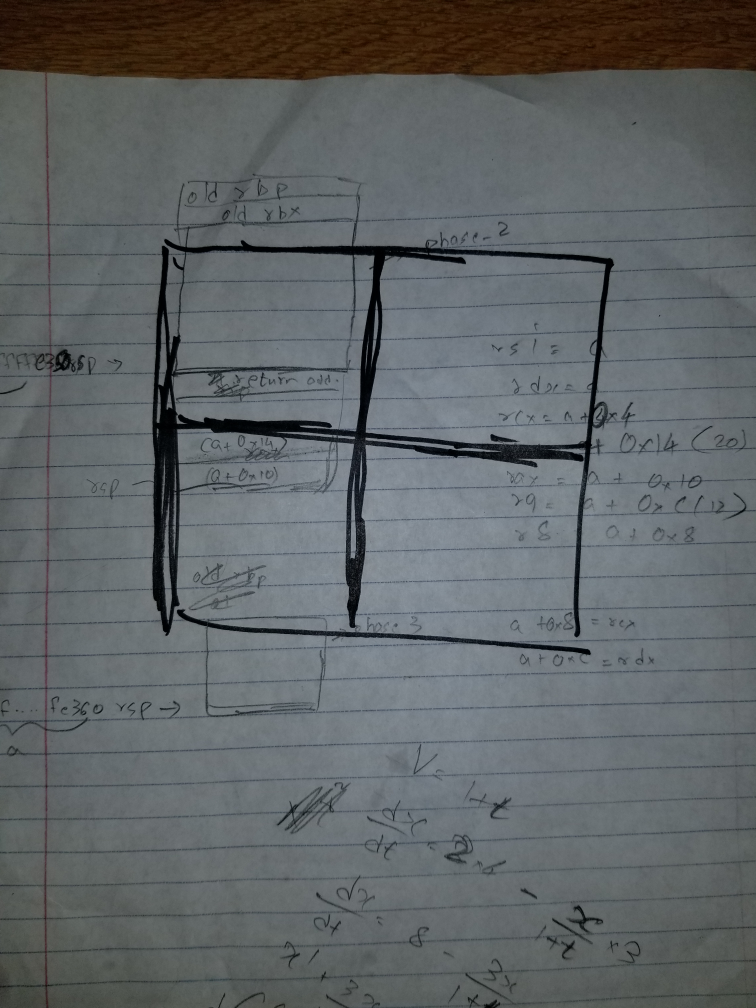
#> input picture 20180504_215002.jpg, 3024 x 4032 px, given as the content of the folder 20180504_215002.jpg, which was not available (shown at 1/4 size)
$ python preprocess.py 20180504_215002.jpg out.png
#> lines starting #> are read from the running program, lines starting #| are printed output that depends on the picture; after the words box and inside, x2 and y2 are one past the last pixel; in counts of white or black regions, pixels touching at a corner belong together; pictures that were not available may be replaced by others from this repository, and a replacement may not be noted
import sys
import cv2
import numpy as np
import os

def format_path(path):
    if(path[-1:] == '/'):
        path = path[:-1]
    return path

def preprocess(path, path_to_save, thresh_amt):
#> called with path = '20180504_215002.jpg', path_to_save = 'out.png', thresh_amt = 50
    path = format_path(path)
    path_to_save = format_path(path_to_save)
    pic_names = os.listdir(path)
    pics = ['{}/{}'.format(path,pic_name) for pic_name in pic_names]
    for pic,pic_name in zip(pics,pic_names):
        img = cv2.imread(pic, 0)
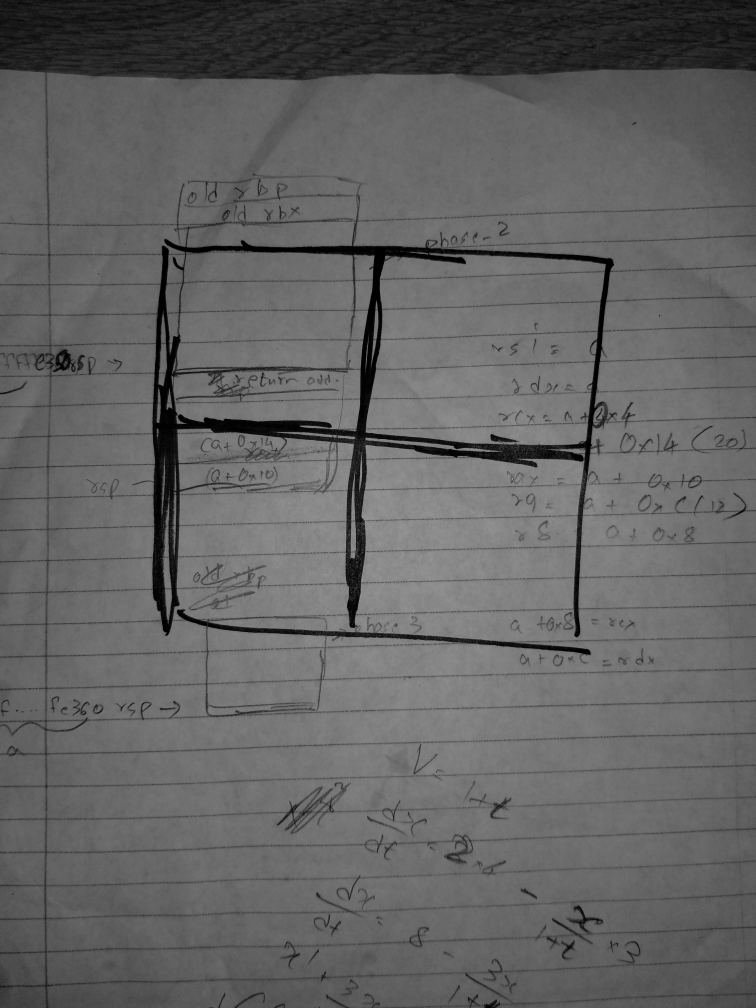
#> img: shape (4032, 3024) (shown at 1/4 size); min 0, max 197, mean 99
        ret, threshed = cv2.threshold(img,thresh_amt,255,cv2.THRESH_BINARY)
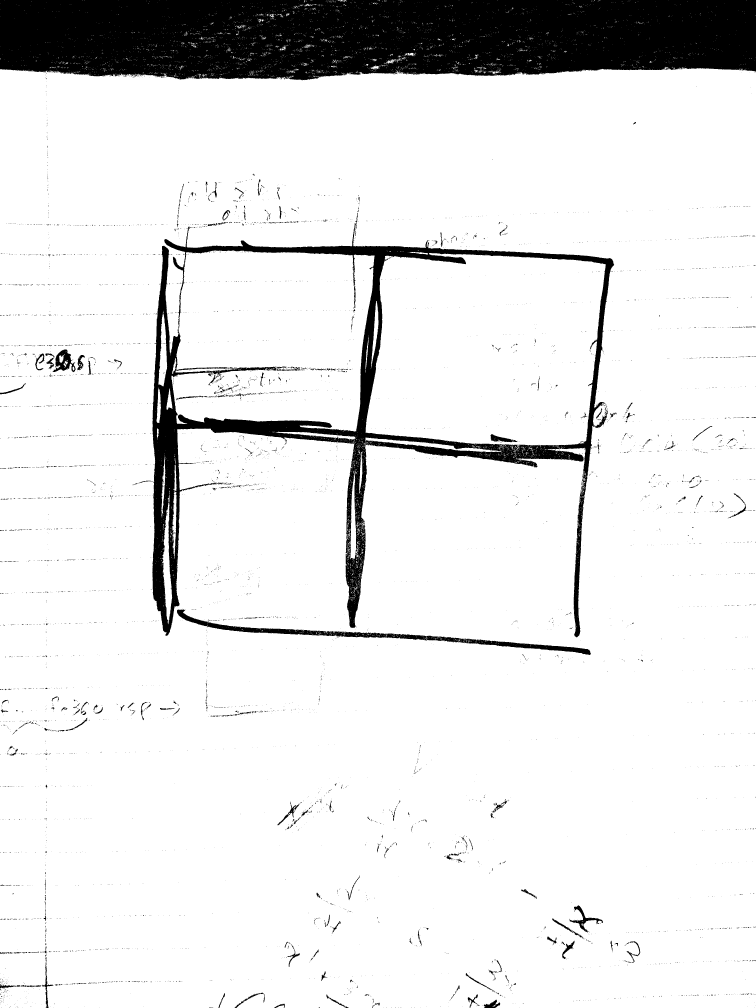
#> threshed: shape (4032, 3024) (shown at 1/4 size); 89.4% white; 6095 black regions (5671 under 20 px), largest, box (x1, y1, x2, y2) and area: (0, 0, 3024, 321) 876621, (608, 881, 2457, 2549) 322467, (708, 2437, 2363, 2620) 28443
#> ret = 50
        ind = pic_name.index('.')
        resized = cv2.resize(threshed, (720,720))
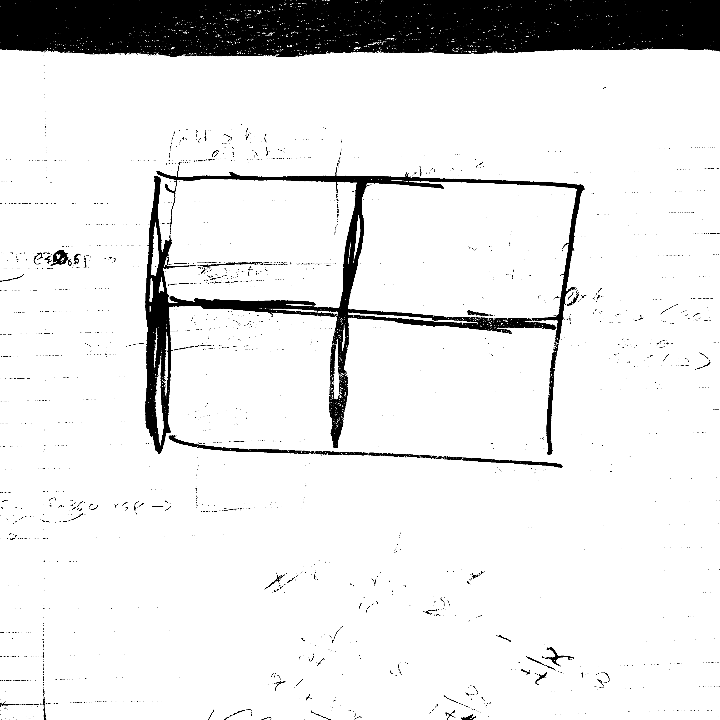
#> resized: shape (720, 720); min 0, max 255, mean 228
        cv2.imwrite('{}/{}.png'.format(path_to_save,pic_name[:ind]), resized)

if(__name__ == '__main__'):
    path = sys.argv[1]
    path_to_save = sys.argv[2]
    thresh_amt = 50
    preprocess(path, path_to_save, thresh_amt)

$ run again, on test_pic1.jpg
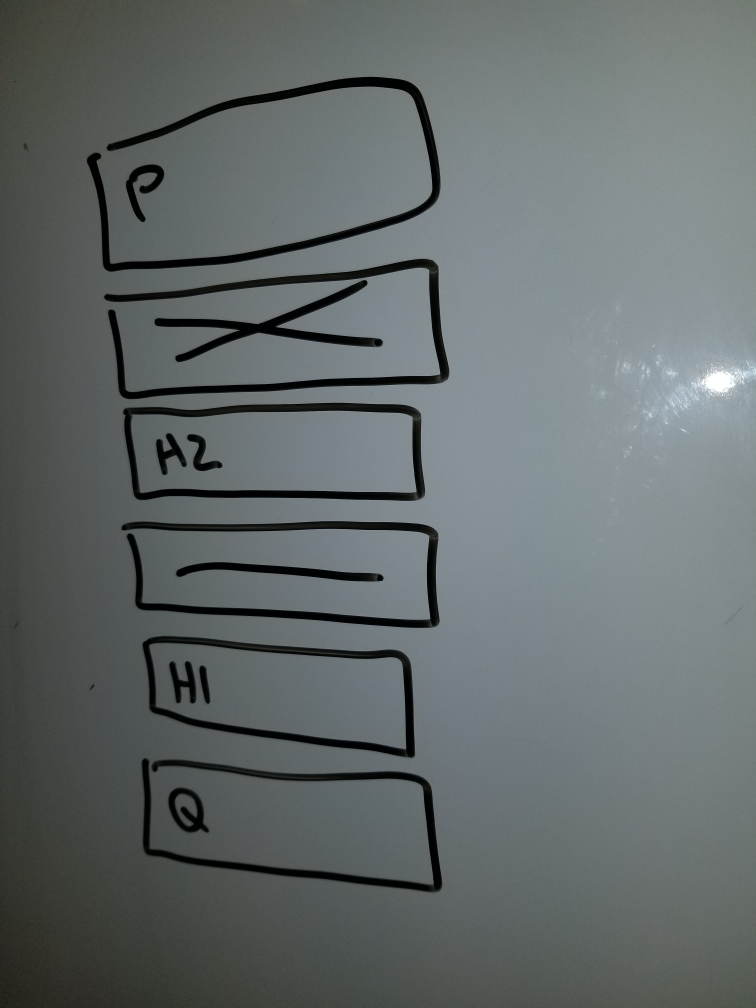
#> input picture test_pic1.jpg, 3024 x 4032 px, given as the content of the folder test_pic1.jpg, which was not available (shown at 1/4 size)
#> in preprocess, `ret, threshed = cv2.threshold(img,thresh_amt,255,cv2.THRESH_BINARY)`:
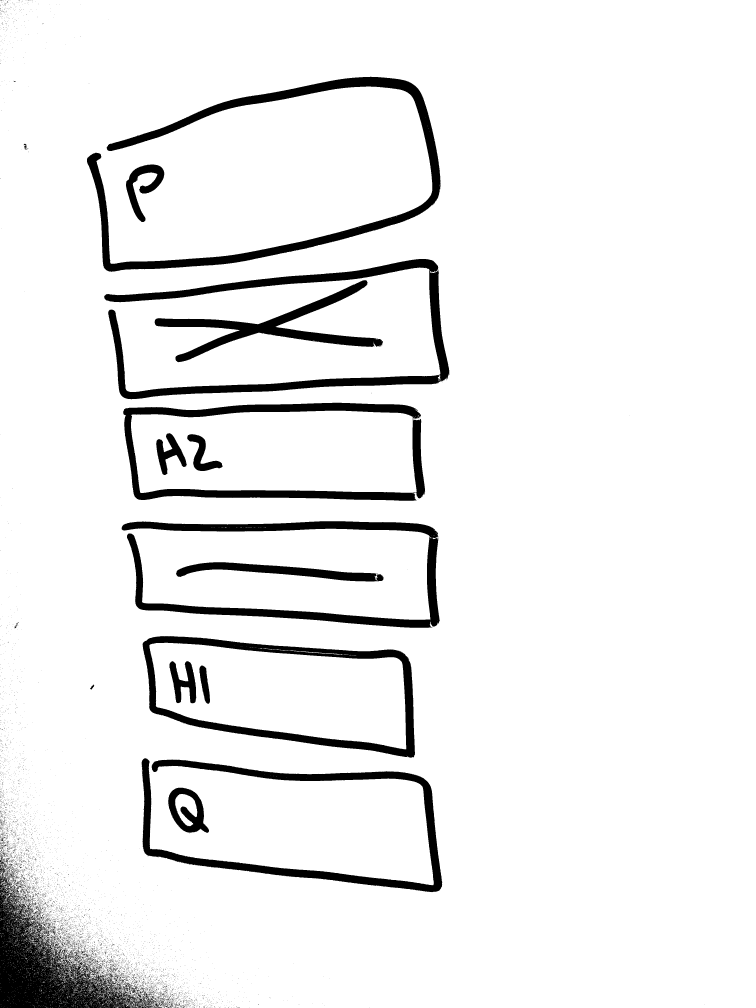
#> threshed: shape (4032, 3024) (shown at 1/4 size); 93.1% white; 7359 black regions (7184 under 20 px), largest, box (x1, y1, x2, y2) and area: (0, 3430, 649, 4032) 115273, (348, 307, 1762, 1087) 113831, (417, 1036, 1797, 1597) 104068
#> ret = 50
#> in preprocess, `resized = cv2.resize(threshed, (720,720))`:
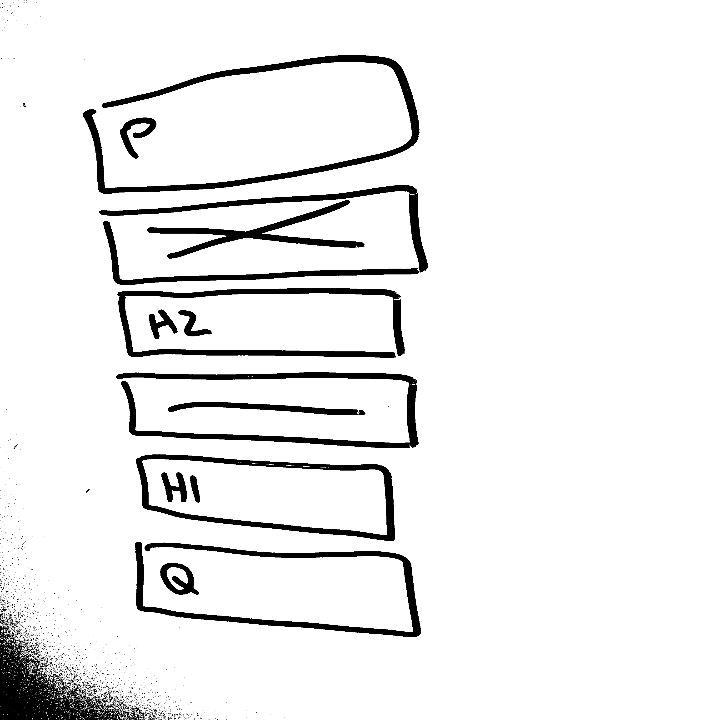
#> resized: shape (720, 720); min 0, max 255, mean 237.4
